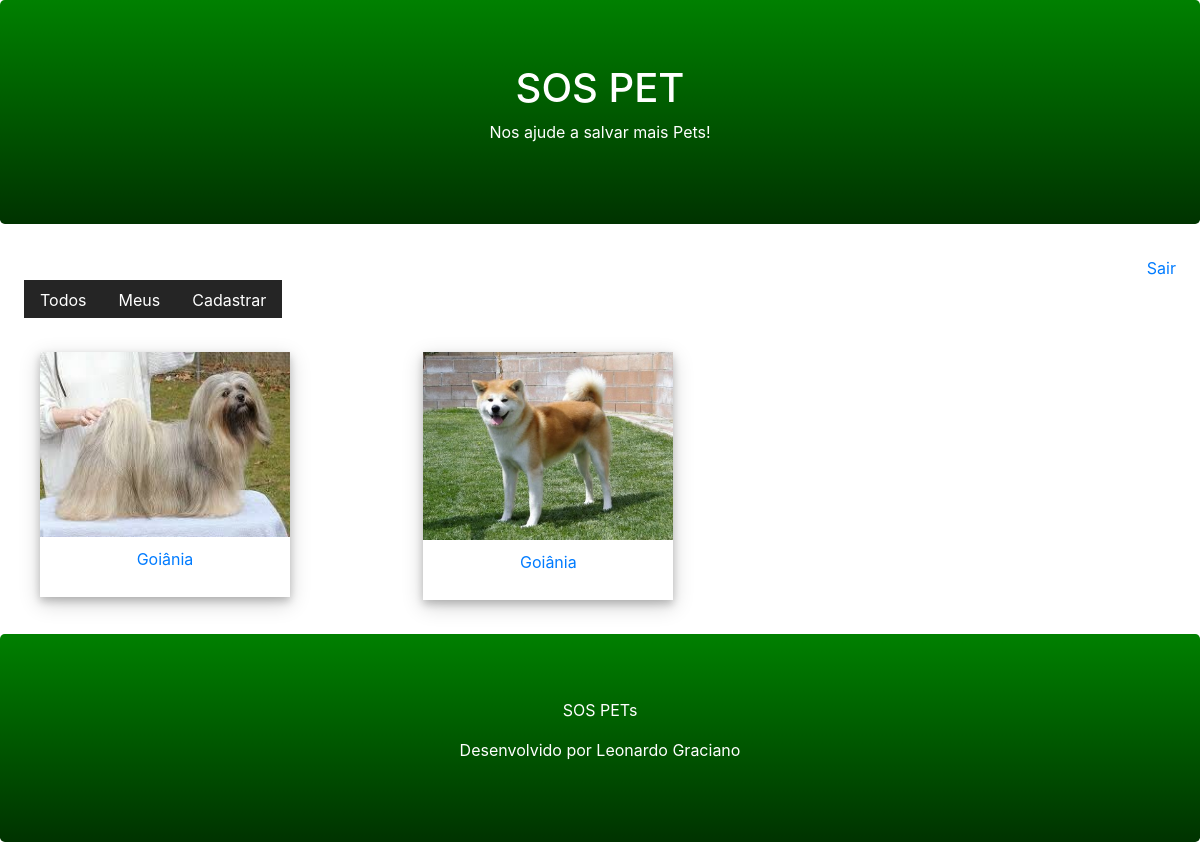
The app's page /pet/user/ (signed in) with its own data.
### core/models.py (models this page shows, shortened)
class Pet(models.Model):
    cidade = models.CharField(max_length=50)
    descrição = models.TextField()
    telefone = models.CharField(max_length=15)
    email = models.EmailField(max_length=254)
    data_de_crianção = models.DateTimeField(auto_now_add=True)
    foto = models.ImageField(upload_to='pet')
    ativo = models.BooleanField(default=True)
    usuário = models.ForeignKey(User, on_delete=models.CASCADE)
    class Meta:
        db_table = 'pet'
        pass

### core/views.py (the view)
# urls.py: path('pet/user/', views.list_user_pets),
def list_user_pets(request):
    pet = Pet.objects.filter(ativo=True, usuário=request.user)
    return render(request, 'list.html', {'pet': pet})

### templates/list.html (shortened to what this page needs)
{% extends "model-page.html" %}
{% block conteudo %}
    <div class="container">
            <div class="row">
                {% for p in pet %}
                    <div class="col-sm-12 col-md-6 col-lg-4">
                        <a href="../detail/{{ p.id }}">
                            <div class="polaroid">
                                <img src="{{ p.foto.url }}" alt="Norway" style="width:100%">
                                <div class="container">
                                    <p>{{ p.cidade }}</p>
                                </div>
                            </div>
                        </a>
                        <br>
                    </div>
                {% endfor %}
            </div>
        </div>
{% endblock %}

### templates/list.html (style rules this page uses)
div.polaroid { width: 250px; box-shadow: 0 4px 8px 0 rgba(0, 0, 0, 0.2), 0 6px 20px 0 rgba(0, 0, 0, 0.19); text-align: center; }
div.container { padding: 10px; }

### records on screen
Pet: foto (picture), cidade "Goiânia"
Pet: foto (picture), cidade "Goiânia"
